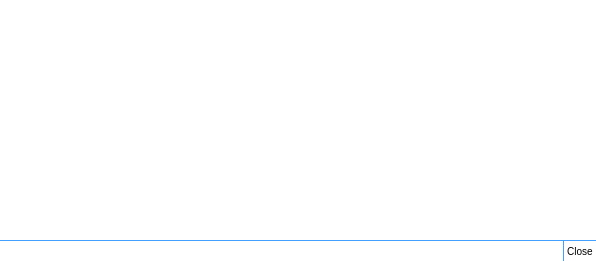
<?xml version="1.0" encoding="UTF-8"?>
<ui version="4.0">
 <class>ChatSessionWidget</class>
 <widget class="QWidget" name="ChatSessionWidget">
  <property name="geometry">
   <rect>
    <x>0</x>
    <y>0</y>
    <width>596</width>
    <height>261</height>
   </rect>
  </property>
  <property name="windowTitle">
   <string>ChatSessionWidget</string>
  </property>
  <property name="styleSheet">
   <string>QLineEdit {
	min-height: 20px;
	border: 0px;
	border-top: 1px solid rgb(69, 159, 255);
	border-radius: 0px;
}

QPlainTextEdit {
	border: 0px;
}

QPushButton {
	font-size: 10px;
	color: rgb(0,0,0);
	padding: 0px;
	padding-right: 3px;
	padding-left: 3px;
	min-height: 20px;
	max-height: 20px;
	border: 0px;
	border-color: rgba(0, 0, 0, 0);
	border-top: 1px solid rgb(69, 159, 255);
	border-left: 1px solid rgb(69, 159, 255);
	border-radius: 0px;
	background-color: rgb(255, 255, 255);
}

QPushButton:hover {
	font-size: 10px;
	color: rgb(0,0,0);
	padding: 0px;
	padding-right: 3px;
	padding-left: 3px;
	min-height: 20px;
	max-height: 20px;
	border: 0px;
	border-color: rgba(0, 0, 0, 0);
	border-top: 1px solid rgb(69, 159, 255);
	border-left: 1px solid rgb(69, 159, 255);
	border-radius: 0px;
	background-color: qlineargradient(spread:pad, x1:0.006, y1:0, x2:0, y2:1, stop:0.142045 rgba(229, 234, 243, 255), stop:0.295455 rgba(209, 215, 221, 255), stop:0.744318 rgba(178, 183, 196, 255), stop:1 rgba(222, 227, 236, 255));
}

QPushButton::pressed {
	color: rgb(0,0,0);
	padding-right: 3px;
	padding-left: 3px;
	min-height: 20px;
	max-height: 20px;
	border: 0px;
	border-color: rgba(0, 0, 0, 0);
	border-top: 1px solid rgb(69, 159, 255);
	border-left: 1px solid rgb(69, 159, 255);
	border-radius: 0px;
	background-color: rgb(207, 207, 207);
}</string>
  </property>
  <layout class="QVBoxLayout" name="verticalLayout">
   <property name="spacing">
    <number>0</number>
   </property>
   <property name="margin">
    <number>0</number>
   </property>
   <item>
    <widget class="QFrame" name="MainFrame">
     <property name="frameShape">
      <enum>QFrame::NoFrame</enum>
     </property>
     <layout class="QVBoxLayout" name="verticalLayout_3">
      <property name="spacing">
       <number>0</number>
      </property>
      <property name="margin">
       <number>0</number>
      </property>
      <item>
       <layout class="QVBoxLayout" name="topLayout">
        <property name="spacing">
         <number>0</number>
        </property>
        <item>
         <widget class="QPlainTextEdit" name="chatTextArea">
          <property name="readOnly">
           <bool>true</bool>
          </property>
          <property name="plainText">
           <string/>
          </property>
         </widget>
        </item>
        <item>
         <layout class="QHBoxLayout" name="bottomLayout">
          <property name="spacing">
           <number>0</number>
          </property>
          <item>
           <widget class="QLineEdit" name="sendMessageLineEdit">
            <property name="text">
             <string/>
            </property>
           </widget>
          </item>
          <item>
           <widget class="QPushButton" name="closePushButton">
            <property name="text">
             <string>Close</string>
            </property>
           </widget>
          </item>
         </layout>
        </item>
       </layout>
      </item>
     </layout>
    </widget>
   </item>
  </layout>
 </widget>
 <resources/>
 <connections/>
</ui>
